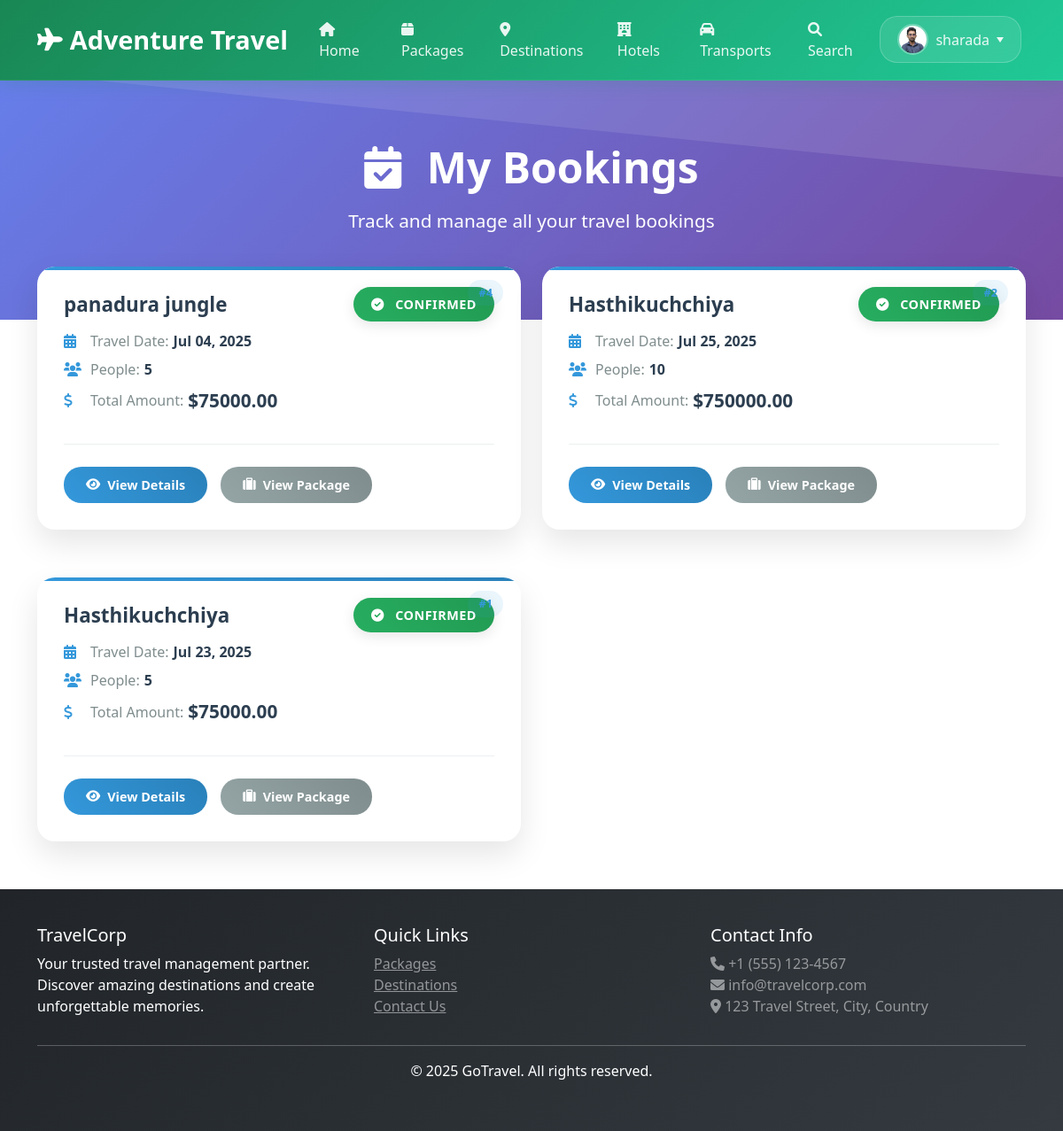
/bookings/ (signed in), run on an earlier commit of the app's database.
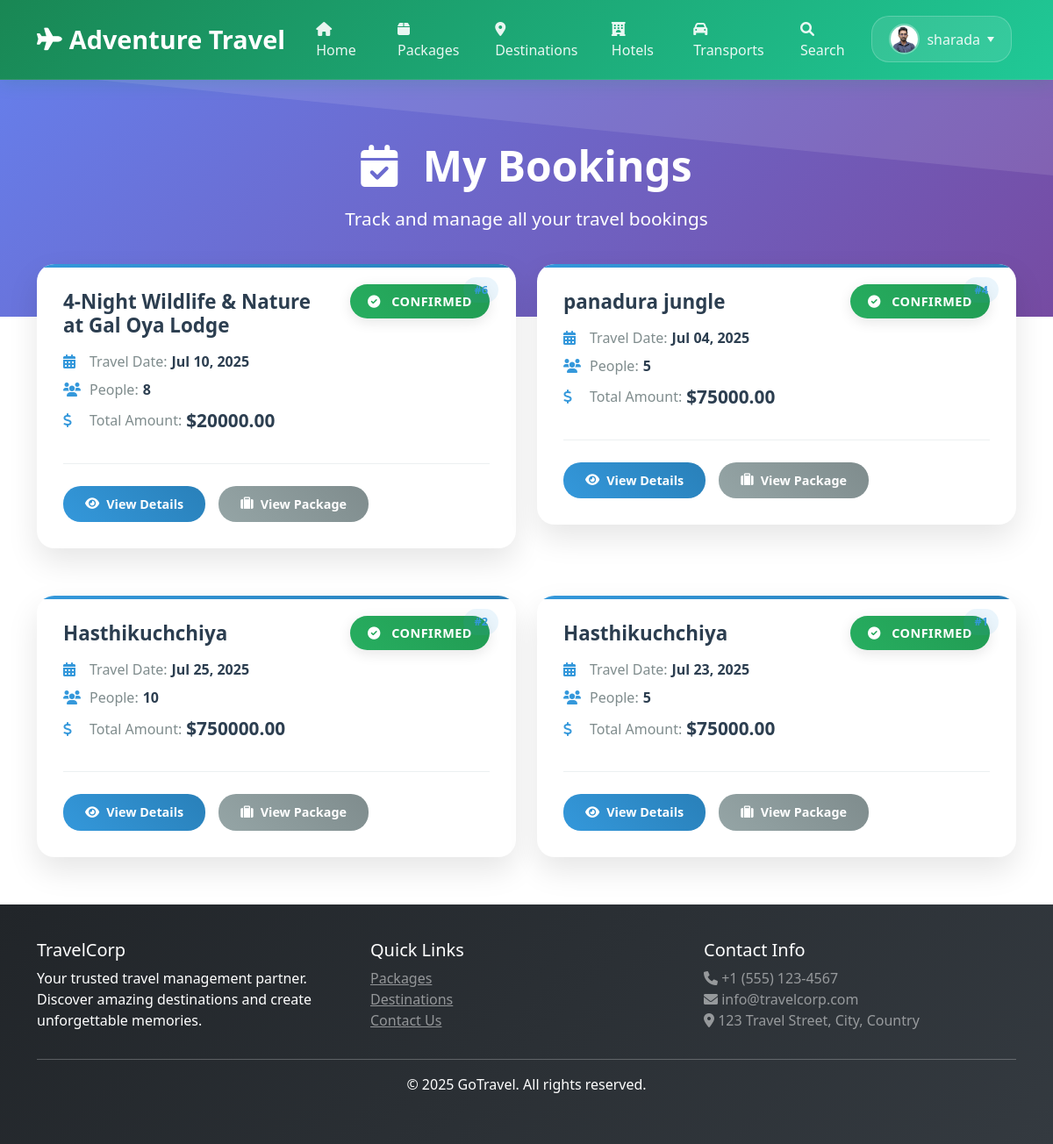
And on a later commit of the database.
### travel/models.py (models this page shows, shortened)
class UserProfile(models.Model):
    USER_ROLES = [
        ('admin', 'Admin'),
        ('agent', 'Agent'),
        ('customer', 'Customer'),
    ]
    user = models.OneToOneField(User, on_delete=models.CASCADE, unique=True)
    role = models.CharField(max_length=10, choices=USER_ROLES, default='customer')
    phone = models.CharField(max_length=15, blank=True)
    address = models.TextField(blank=True)
    profile_picture = models.ImageField(upload_to='profiles/', blank=True, null=True)
    created_at = models.DateTimeField(auto_now_add=True)
    class Meta:
        verbose_name = "User Profile"
        verbose_name_plural = "User Profiles"

class Booking(models.Model):
    BOOKING_STATUS = [
        ('pending', 'Pending'),
        ('confirmed', 'Confirmed'),
        ('cancelled', 'Cancelled'),
        ('completed', 'Completed'),
    ]
    PAYMENT_STATUS = [
        ('pending', 'Pending'),
        ('paid', 'Paid'),
        ('failed', 'Failed'),
        ('refunded', 'Refunded'),
    ]
    user = models.ForeignKey(User, on_delete=models.CASCADE)
    package = models.ForeignKey(Package, on_delete=models.CASCADE, null=True, blank=True)
    hotel = models.ForeignKey(Hotel, on_delete=models.CASCADE, null=True, blank=True)
    transport = models.ForeignKey(Transport, on_delete=models.CASCADE, null=True, blank=True)
    booking_date = models.DateTimeField(auto_now_add=True)
    travel_date = models.DateField()
    return_date = models.DateField(null=True, blank=True)
    num_people = models.IntegerField(default=1)
    total_amount = models.DecimalField(max_digits=10, decimal_places=2)
    status = models.CharField(max_length=20, choices=BOOKING_STATUS, default='pending')
    payment_status = models.CharField(max_length=20, choices=PAYMENT_STATUS, default='pending')
    special_requests = models.TextField(blank=True)
    created_at = models.DateTimeField(auto_now_add=True)
    updated_at = models.DateTimeField(auto_now=True)

class Package(models.Model):
    PACKAGE_TYPES = [
        ('tour', 'Tour Package'),
        ('hotel', 'Hotel Package'),
        ('transport', 'Transport Package'),
        ('combo', 'Combo Package'),
    ]
    name = models.CharField(max_length=200)
    destinations = models.ManyToManyField(Destination, related_name='packages', help_text="Destinations included in this package")
    hotels = models.ManyToManyField('Hotel', blank=False, related_name='packages', help_text="Hotels included in this package (At least one hotel must be selected)")
    transports = models.ManyToManyField('Transport', blank=True, related_name='packages', help_text="Transports included in this package")
    package_type = models.CharField(max_length=20, choices=PACKAGE_TYPES)
    description = models.TextField()
    price = models.DecimalField(max_digits=10, decimal_places=2)
    duration_days = models.IntegerField()
    max_people = models.IntegerField()
    includes = models.TextField(help_text="What's included in the package")
    excludes = models.TextField(help_text="What's not included")
    keywords = models.TextField(blank=True, help_text="Keywords/tags for searching, separated by commas (e.g., adventure, luxury, budget, family)")
    image = models.ImageField(upload_to='packages/')
    is_active = models.BooleanField(default=True)
    is_featured = models.BooleanField(default=False, help_text="Mark as featured package")
    created_by = models.ForeignKey(User, on_delete=models.CASCADE)
    created_at = models.DateTimeField(auto_now_add=True)
    updated_at = models.DateTimeField(auto_now=True)

### travel/views.py (the view)
# urls.py: path('bookings/', views.booking_history, name='booking_history'),
@login_required
def booking_history(request):
    try:
        bookings = Booking.objects.filter(user=request.user).order_by('-created_at')
    except:
        bookings = []
    paginator = Paginator(bookings, 10)
    page_number = request.GET.get('page')
    page_obj = paginator.get_page(page_number)
    template = loader.get_template('travel/booking_history.html')
    context = {
        'page_obj': page_obj,
    }
    return HttpResponse(template.render(context, request))

### travel/context_processors.py (called while the page is built)
def user_profile(request):
    if request.user.is_authenticated:
        try:
            profile, created = UserProfile.objects.get_or_create(user=request.user)
            return {'user_profile': profile}
        except:
            return {'user_profile': None}
    return {'user_profile': None}

### travel/templates/travel/booking_history.html (shortened to what this page needs)
{% extends 'travel/base.html' %}
{% block content %}
<div class="bookings-hero">
    <div class="container">
        <div class="bookings-hero-content">
            <h1 class="bookings-title">
                <i class="fas fa-calendar-check me-3"></i>
                My Bookings
            </h1>
            <p class="bookings-subtitle">Track and manage all your travel bookings</p>
        </div>
    </div>
</div>
<div class="container bookings-container">
    {% if page_obj %}
        <div class="row">
            {% for booking in page_obj %}
                <div class="col-lg-6 col-md-12 mb-4">
                    <div class="booking-card fade-in">
                        <div class="booking-id">
                            #{{ booking.id }}
                        </div>
                        <div class="booking-card-body">
                            <div class="booking-header">
                                <div class="booking-info">
                                    <h5 class="booking-title">
                                        {% if booking.package %}
                                            {{ booking.package.name }}
                                        {% else %}
                                            Booking #{{ booking.id }}
                                        {% endif %}
                                    </h5>
                                    <div class="booking-detail">
                                        <i class="fas fa-calendar-alt"></i>
                                        <span>Travel Date:</span>
                                        <strong>{{ booking.travel_date|date:"M d, Y" }}</strong>
                                    </div>
                                    <div class="booking-detail">
                                        <i class="fas fa-users"></i>
                                        <span>People:</span>
                                        <strong>{{ booking.num_people }}</strong>
                                    </div>
                                    <div class="booking-detail">
                                        <i class="fas fa-dollar-sign"></i>
                                        <span>Total Amount:</span>
                                        <strong class="total-amount">${{ booking.total_amount }}</strong>
                                    </div>
                                </div>
                                <div class="booking-status">
                                    <span class="status-badge {% if booking.status == 'confirmed' %}confirmed{% elif booking.status == 'pending' %}pending{% else %}cancelled{% endif %}">
                                        {% if booking.status == 'confirmed' %}
                                            <i class="fas fa-check-circle me-2"></i>
                                        {% elif booking.status == 'pending' %}
                                            <i class="fas fa-clock me-2"></i>
                                        {% else %}
                                            <i class="fas fa-times-circle me-2"></i>
                                        {% endif %}
                                        {{ booking.get_status_display }}
                                    </span>
                                </div>
                            </div>
                            <div class="booking-actions">
                                <a href="{% url 'booking_detail' booking.id %}" class="btn-view-details">
                                    <i class="fas fa-eye me-2"></i>
                                    View Details
                                </a>
                                {% if booking.package %}
                                    <a href="{% url 'package_detail' booking.package.id %}" class="btn-view-package">
                                        <i class="fas fa-suitcase me-2"></i>
                                        View Package
                                    </a>
                                {% endif %}
                            </div>
                        </div>
                    </div>
                </div>
            {% endfor %}
        </div>
    {% endif %}
</div>
{% endblock %}

### travel/templates/travel/base.html (shortened to what this page needs)
<!DOCTYPE html>
<html lang="en">
  <head>
    <link
      href="https://cdn.jsdelivr.net/npm/bootstrap@5.1.3/dist/css/bootstrap.min.css"
      rel="stylesheet"
    />
    <link
      href="https://cdnjs.cloudflare.com/ajax/libs/font-awesome/6.0.0/css/all.min.css"
      rel="stylesheet"
    />
  </head>
  <body>
    <nav class="navbar navbar-expand-lg fixed-top">
      <div class="container">
        <a class="navbar-brand" href="{% url 'home' %}">
          <i class="fas fa-plane"></i>
          <span>Adventure Travel</span>
        </a>
        <div class="collapse navbar-collapse" id="navbarNav">
          <ul class="navbar-nav me-auto">
            <li class="nav-item">
              <a class="nav-link" href="{% url 'home' %}">
                <i class="fas fa-home me-1"></i>Home
              </a>
            </li>
            <li class="nav-item">
              <a class="nav-link" href="{% url 'package_list' %}">
                <i class="fas fa-box me-1"></i>Packages
              </a>
            </li>
            <li class="nav-item">
              <a class="nav-link" href="{% url 'destinations' %}">
                <i class="fas fa-map-marker-alt me-1"></i>Destinations
              </a>
            </li>
            <li class="nav-item">
              <a class="nav-link" href="{% url 'hotels' %}">
                <i class="fas fa-hotel me-1"></i>Hotels
              </a>
            </li>
            <li class="nav-item">
              <a class="nav-link" href="{% url 'transports' %}">
                <i class="fas fa-car me-1"></i>Transports
              </a>
            </li>
            <li class="nav-item">
              <a class="nav-link" href="{% url 'advanced_search' %}">
                <i class="fas fa-search me-1"></i>Search
              </a>
            </li>
          </ul>
          <ul class="navbar-nav auth-buttons">
            {% if user.is_authenticated %}
            <li class="nav-item dropdown">
              <a
                class="nav-link dropdown-toggle user-info"
                href="#"
                id="navbarDropdown"
                role="button"
                data-bs-toggle="dropdown"
                aria-expanded="false"
              >
                {% if user.userprofile.profile_picture %}
                <img
                  src="{{ user.userprofile.profile_picture.url }}"
                  alt="Profile"
                  class="profile-pic"
                />
                {% else %}
                <div class="profile-placeholder">
                  <i class="fas fa-user"></i>
                </div>
                {% endif %}
                <span>{{ user.username }}</span>
              </a>
            </li>
            {% endif %}
          </ul>
        </div>
      </div>
    </nav>
    <main style="padding-top: 80px">
       {% block content %} {% endblock %}
    </main>
    <footer class="bg-dark text-white">
      <div class="container">
        <div class="row">
          <div class="col-md-4">
            <h5>TravelCorp</h5>
            <p>
              Your trusted travel management partner. Discover amazing
              destinations and create unforgettable memories.
            </p>
          </div>
          <div class="col-md-4">
            <h5>Quick Links</h5>
            <ul class="list-unstyled">
              <li>
                <a href="{% url 'package_list' %}" class="text-white-50"
                  >Packages</a
                >
              </li>
              <li>
                <a href="{% url 'destinations' %}" class="text-white-50"
                  >Destinations</a
                >
              </li>
              <li><a href="#" class="text-white-50">Contact Us</a></li>
            </ul>
          </div>
          <div class="col-md-4">
            <h5>Contact Info</h5>
            <p class="text-white-50">
              <i class="fas fa-phone"></i> +1 (555) 123-4567<br />
              <i class="fas fa-envelope"></i> info@travelcorp.com<br />
              <i class="fas fa-map-marker-alt"></i> 123 Travel Street, City,
              Country
            </p>
          </div>
        </div>
        <hr />
        <div class="text-center">
          <p>&copy; 2025 GoTravel. All rights reserved.</p>
        </div>
      </div>
    </footer>
  </body>
</html>

### travel/templates/travel/base.html (style rules this page uses)
:root { --primary-color: #198754; --secondary-color: #28a745; --gradient-start: #198754; --gradient-end: #20c997; --shadow-light: 0 2px 10px rgba(0, 0, 0, 0.1); --shadow-medium: 0 4px 20px rgba(0, 0, 0, 0.15); --shadow-heavy: 0 8px 30px rgba(0, 0, 0, 0.2); }
.navbar { background: linear-gradient( 135deg, #198754 0%, #20c997 100% ) !important; backdrop-filter: blur(20px); border-bottom: 1px solid rgba(255, 255, 255, 0.1); transition: all 0.3s ease; padding: 0.8rem 0; box-shadow: 0 2px 20px rgba(25, 135, 84, 0.2); }
.navbar-brand { font-weight: 700; color: white !important; font-size: 1.8rem; display: flex; align-items: center; transition: all 0.3s ease; text-decoration: none; }
.navbar-brand i { margin-right: 0.5rem; font-size: 1.6rem; animation: float 3s ease-in-out infinite; }
.navbar-nav .nav-link { color: rgba(255, 255, 255, 0.9) !important; font-weight: 500; padding: 0.5rem 1rem !important; margin: 0 0.2rem; border-radius: 8px; transition: all 0.3s ease; position: relative; overflow: hidden; }
.navbar-nav .nav-link::before { content: ""; position: absolute; top: 0; left: -100%; width: 100%; height: 100%; background: linear-gradient( 90deg, transparent, rgba(255, 255, 255, 0.2), transparent ); transition: left 0.5s; }
.navbar-nav .nav-item { position: relative; }
.navbar-nav .nav-item::after { content: ""; position: absolute; bottom: -5px; left: 50%; width: 0; height: 2px; background: white; transition: all 0.3s ease; transform: translateX(-50%); }
footer { background: linear-gradient(135deg, #212529 0%, #343a40 100%); color: white; padding: 40px 0; }
.profile-pic { width: 35px; height: 35px; border-radius: 50%; object-fit: cover; border: 2px solid rgba(255, 255, 255, 0.3); margin-right: 8px; transition: all 0.3s ease; }
.navbar-nav .dropdown-toggle::after { margin-left: 0.5em; border-top: 0.4em solid; border-right: 0.3em solid transparent; border-left: 0.3em solid transparent; transition: transform 0.3s ease; }
.user-info { display: flex; align-items: center; padding: 0.5rem 1rem; border-radius: 25px; background: rgba(255, 255, 255, 0.1); transition: all 0.3s ease; border: 1px solid rgba(255, 255, 255, 0.2); }
.auth-buttons .nav-link { background: rgba(255, 255, 255, 0.1); border: 1px solid rgba(255, 255, 255, 0.2); border-radius: 20px; margin: 0 0.3rem; padding: 0.5rem 1.2rem !important; transition: all 0.3s ease; }

What changed in the data, as far as the page shows it:
added Booking: id "6", package.name "4‑Night Wildlife & Nature at Gal Oya Lodge", travel_date "Jul 10, 2025", num_people "8", total_amount "20000.00", status "CONFIRMED", shows "View Package"
